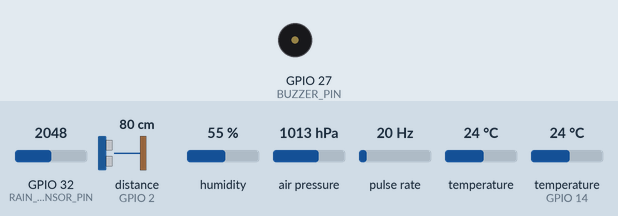
Simulated run of this sketch. Board: ESP32. On the bench: buzzer (waves = sounding, pin HIGH). Wiring (inferred from the names in the program): ultrasonic range finder: trigger GPIO 23; echo GPIO 2; pulse sensor: data GPIO 4. Inputs (shaded band) come from the test bench; at power-on: distance to the obstacle (sensor on GPIO 2) 80 cm, GPIO 32 (RAIN_SENSOR_PIN) = 2048, humidity 55 %, air pressure 1013 hPa, pulse rate 20 Hz, temperature 24 °C, temperature (sensor on GPIO 14) 24 °C. The echo pulse lasts 58.3 µs per cm; storage starts empty; pins used as bus, display or sensor lines are not drawn; what the sketch prints to the serial monitor is not drawn.

Above: at 3.7 s.
3.8 s: distance to the obstacle (sensor on GPIO 2) set to 33 cm
5.7 s: distance to the obstacle (sensor on GPIO 2) set to 28 cm
At 7.7 s:
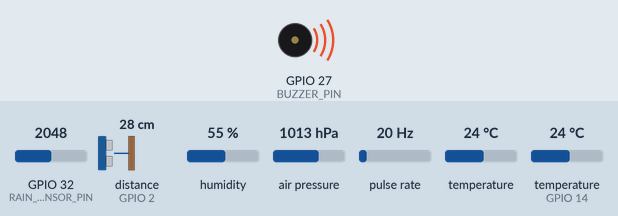
8.1 s: distance to the obstacle (sensor on GPIO 2) set to 35 cm
At 9.5 s:
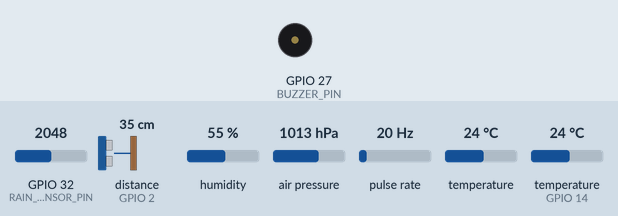
10.0 s: distance to the obstacle (sensor on GPIO 2) set to 2 cm
At 11.0 s:
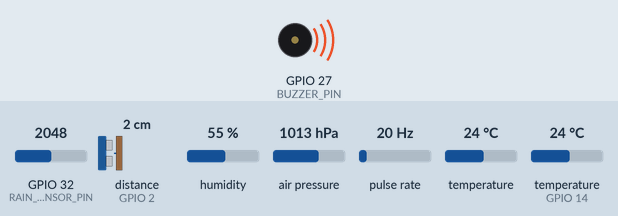
Timing chart, 0 to 13.0 s (numbered marks = the images above; inputs shaded):
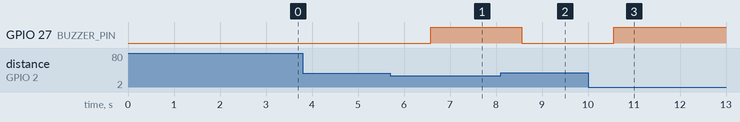

The sketch:

FloodGuardMonitor.ino
```cpp
#include "Config.h"
#include "FloodAlert.h"
#include "SDLogger.h"
#include "SensorData.h"
#include "Sensors.h"
#include <math.h>

SDLogger logger;
uint32_t previousMeasurementMs = 0;

void printReading(const SensorData &data, const FloodAlertResult &alert);
void printFloatOrNA(float value, uint8_t digits = 2);
void printAlertReasons(const FloodAlertResult &alert);

void setup() {
  Serial.begin(SERIAL_BAUD_RATE);
  delay(500);

  Serial.println();
  Serial.println("ESP32 Flood and Weather Monitoring System");
  Serial.println("Initializing sensors...");

  beginSensors();
  logger.begin();

  previousMeasurementMs = millis();
  Serial.println("System ready.");
}

void loop() {
  const uint32_t currentMs = millis();
  if (currentMs - previousMeasurementMs < MEASUREMENT_INTERVAL_MS) {
    return;
  }

  const uint32_t elapsedMs = currentMs - previousMeasurementMs;
  previousMeasurementMs = currentMs;

  SensorData data = readSensors(elapsedMs);
  const FloodAlertResult alert = evaluateFloodRisk(data);
  data.floodAlert = alert.active;

  setFloodAlertOutput(alert.active);
  printReading(data, alert);
  logger.log(data);
}

void printReading(const SensorData &data, const FloodAlertResult &alert) {
  Serial.print("Flow: ");
  printFloatOrNA(data.flowRateLpm);
  Serial.print(" L/min | Rain: ");
  Serial.print(data.rainRaw);
  Serial.print(" | Distance: ");
  printFloatOrNA(data.distanceCm);
  Serial.print(" cm | DHT Temp: ");
  printFloatOrNA(data.dhtTemperatureC);
  Serial.print(" deg C | Humidity: ");
  printFloatOrNA(data.humidityPercent);
  Serial.print(" % | BMP Temp: ");
  printFloatOrNA(data.bmpTemperatureC);
  Serial.print(" deg C | Pressure: ");
  printFloatOrNA(data.pressureHpa);
  Serial.print(" hPa | Alert: ");
  printAlertReasons(alert);
  Serial.println();
}

void printFloatOrNA(float value, uint8_t digits) {
  if (isnan(value)) {
    Serial.print("NA");
    return;
  }

  Serial.print(value, digits);
}

void printAlertReasons(const FloodAlertResult &alert) {
  if (!alert.active) {
    Serial.print("OK");
    return;
  }

  if (alert.reasons & ALERT_WATER_LEVEL) {
    Serial.print("WATER_LEVEL ");
  }

  if (alert.reasons & ALERT_FLOW_RATE) {
    Serial.print("FLOW_RATE ");
  }
}
```

FloodAlert.cpp
```cpp
#include "FloodAlert.h"

#include "Config.h"

FloodAlertResult evaluateFloodRisk(const SensorData &data) {
  FloodAlertResult result;

  if (data.distanceValid && data.distanceCm < DISTANCE_FLOOD_LEVEL_CM) {
    result.reasons |= ALERT_WATER_LEVEL;
  }

  if (data.flowRateLpm > FLOW_OVERFLOW_THRESHOLD_LPM) {
    result.reasons |= ALERT_FLOW_RATE;
  }

  result.active = result.reasons != ALERT_NONE;
  return result;
}

void setFloodAlertOutput(bool active) {
  digitalWrite(BUZZER_PIN, active ? HIGH : LOW);
}
```

FloodAlert.h
```cpp
#pragma once

#include <Arduino.h>
#include "SensorData.h"

enum FloodAlertReason : uint8_t {
  ALERT_NONE = 0,
  ALERT_WATER_LEVEL = 1 << 0,
  ALERT_FLOW_RATE = 1 << 1
};

struct FloodAlertResult {
  bool active = false;
  uint8_t reasons = ALERT_NONE;
};

FloodAlertResult evaluateFloodRisk(const SensorData &data);
void setFloodAlertOutput(bool active);
```

SDLogger.cpp
```cpp
#include "SDLogger.h"

#include <SD.h>
#include <SPI.h>
#include <math.h>

#include "Config.h"

namespace {
SPIClass sdSpi(VSPI);

void printCsvFloat(File &file, float value, uint8_t digits = 2) {
  if (isnan(value)) {
    file.print("NA");
    return;
  }

  file.print(value, digits);
}
}  // namespace

bool SDLogger::begin() {
  sdSpi.begin(SD_SCK_PIN, SD_MISO_PIN, SD_MOSI_PIN, SD_CS_PIN);

  ready_ = SD.begin(SD_CS_PIN, sdSpi);
  if (!ready_) {
    Serial.println("Warning: SD card initialization failed. Logging disabled.");
    return false;
  }

  if (!writeHeaderIfNeeded()) {
    ready_ = false;
    return false;
  }

  Serial.println("SD card initialized.");
  return true;
}

bool SDLogger::isReady() const {
  return ready_;
}

bool SDLogger::writeHeaderIfNeeded() {
  File dataFile = SD.open(LOG_FILE_PATH, FILE_APPEND);
  if (!dataFile) {
    Serial.println("Warning: Could not open CSV log file.");
    return false;
  }

  if (dataFile.size() == 0) {
    dataFile.println("TimestampMs,FlowRateLpm,RainRaw,DistanceCm,DhtTemperatureC,HumidityPercent,BmpTemperatureC,PressureHpa,FloodAlert");
  }

  dataFile.close();
  return true;
}

bool SDLogger::log(const SensorData &data) {
  if (!ready_) {
    return false;
  }

  File dataFile = SD.open(LOG_FILE_PATH, FILE_APPEND);
  if (!dataFile) {
    Serial.println("Warning: Failed to open CSV log file.");
    return false;
  }

  dataFile.print(data.timestampMs);
  dataFile.print(',');
  printCsvFloat(dataFile, data.flowRateLpm);
  dataFile.print(',');
  dataFile.print(data.rainRaw);
  dataFile.print(',');
  printCsvFloat(dataFile, data.distanceCm);
  dataFile.print(',');
  printCsvFloat(dataFile, data.dhtTemperatureC);
  dataFile.print(',');
  printCsvFloat(dataFile, data.humidityPercent);
  dataFile.print(',');
  printCsvFloat(dataFile, data.bmpTemperatureC);
  dataFile.print(',');
  printCsvFloat(dataFile, data.pressureHpa);
  dataFile.print(',');
  dataFile.println(data.floodAlert ? 1 : 0);

  dataFile.close();
  return true;
}
```

SDLogger.h
```cpp
#pragma once

#include <Arduino.h>
#include "SensorData.h"

class SDLogger {
 public:
  bool begin();
  bool log(const SensorData &data);
  bool isReady() const;

 private:
  bool ready_ = false;
  bool writeHeaderIfNeeded();
};
```

SensorData.h
```cpp
#pragma once

#include <Arduino.h>
#include <math.h>

struct SensorData {
  uint32_t timestampMs = 0;

  float flowRateLpm = 0.0f;
  int rainRaw = 0;

  float distanceCm = NAN;
  bool distanceValid = false;

  float dhtTemperatureC = NAN;
  float humidityPercent = NAN;
  bool dhtValid = false;

  float bmpTemperatureC = NAN;
  float pressureHpa = NAN;
  bool bmpValid = false;

  bool floodAlert = false;
};
```

Sensors.cpp
```cpp
#include "Sensors.h"

#include <Adafruit_BMP085_U.h>
#include <Adafruit_Sensor.h>
#include <DHT.h>
#include <Wire.h>
#include <math.h>

#include "Config.h"

namespace {
DHT dht(DHT_PIN, DHT11);
Adafruit_BMP085_Unified bmp(10085);

volatile uint32_t flowPulseCount = 0;
bool bmpAvailable = false;

void IRAM_ATTR onFlowPulse() {
  flowPulseCount++;
}

uint32_t takeFlowPulseCount() {
  noInterrupts();
  const uint32_t pulses = flowPulseCount;
  flowPulseCount = 0;
  interrupts();
  return pulses;
}

float readFlowRateLpm(uint32_t elapsedMs) {
  if (elapsedMs == 0) {
    return 0.0f;
  }

  const uint32_t pulses = takeFlowPulseCount();
  const float elapsedSeconds = static_cast<float>(elapsedMs) / 1000.0f;
  const float pulseFrequencyHz = static_cast<float>(pulses) / elapsedSeconds;
  return pulseFrequencyHz / FLOW_SENSOR_HZ_PER_LPM;
}

float readDistanceCm() {
  digitalWrite(ULTRASONIC_TRIG_PIN, LOW);
  delayMicroseconds(2);
  digitalWrite(ULTRASONIC_TRIG_PIN, HIGH);
  delayMicroseconds(10);
  digitalWrite(ULTRASONIC_TRIG_PIN, LOW);

  const uint32_t durationUs = pulseIn(ULTRASONIC_ECHO_PIN, HIGH, ULTRASONIC_TIMEOUT_US);
  if (durationUs == 0) {
    return NAN;
  }

  return (static_cast<float>(durationUs) * SOUND_SPEED_CM_PER_US) / 2.0f;
}

void readDht(SensorData &data) {
  data.dhtTemperatureC = dht.readTemperature();
  data.humidityPercent = dht.readHumidity();
  data.dhtValid = !isnan(data.dhtTemperatureC) && !isnan(data.humidityPercent);

  if (!data.dhtValid) {
    Serial.println("Warning: DHT11 read failed.");
  }
}

void readBmp180(SensorData &data) {
  if (!bmpAvailable) {
    return;
  }

  sensors_event_t event;
  bmp.getEvent(&event);
  data.pressureHpa = event.pressure;
  data.bmpValid = data.pressureHpa > 0.0f;

  if (!data.bmpValid) {
    data.pressureHpa = NAN;
    Serial.println("Warning: BMP180 pressure read failed.");
  }

  bmp.getTemperature(&data.bmpTemperatureC);
  if (isnan(data.bmpTemperatureC)) {
    data.bmpTemperatureC = NAN;
    data.bmpValid = false;
    Serial.println("Warning: BMP180 temperature read failed.");
  }
}
}  // namespace

void beginSensors() {
  pinMode(FLOW_SENSOR_PIN, INPUT_PULLUP);
  attachInterrupt(digitalPinToInterrupt(FLOW_SENSOR_PIN), onFlowPulse, FALLING);

  pinMode(RAIN_SENSOR_PIN, INPUT);
  pinMode(ULTRASONIC_TRIG_PIN, OUTPUT);
  pinMode(ULTRASONIC_ECHO_PIN, INPUT);
  pinMode(BUZZER_PIN, OUTPUT);
  digitalWrite(ULTRASONIC_TRIG_PIN, LOW);
  digitalWrite(BUZZER_PIN, LOW);

  dht.begin();
  delay(SENSOR_STARTUP_DELAY_MS);

  bmpAvailable = bmp.begin();
  if (!bmpAvailable) {
    Serial.println("Warning: BMP180 not found. Pressure readings disabled.");
  }
}

SensorData readSensors(uint32_t elapsedMs) {
  SensorData data;
  data.timestampMs = millis();
  data.flowRateLpm = readFlowRateLpm(elapsedMs);
  data.rainRaw = analogRead(RAIN_SENSOR_PIN);

  data.distanceCm = readDistanceCm();
  data.distanceValid = !isnan(data.distanceCm);
  if (!data.distanceValid) {
    Serial.println("Warning: Ultrasonic distance read timed out.");
  }

  readDht(data);
  readBmp180(data);

  return data;
}
```

Sensors.h
```cpp
#pragma once

#include <Arduino.h>
#include "SensorData.h"

void beginSensors();
SensorData readSensors(uint32_t elapsedMs);
```

Config.h
```cpp
#pragma once

#include <Arduino.h>

static constexpr uint32_t SERIAL_BAUD_RATE = 115200;
static constexpr uint16_t SENSOR_STARTUP_DELAY_MS = 2000;
static constexpr uint32_t MEASUREMENT_INTERVAL_MS = 1000;

// Sensor pins
static constexpr uint8_t FLOW_SENSOR_PIN = 4;
static constexpr uint8_t RAIN_SENSOR_PIN = 32;
static constexpr uint8_t ULTRASONIC_TRIG_PIN = 23;
static constexpr uint8_t ULTRASONIC_ECHO_PIN = 2;
static constexpr uint8_t DHT_PIN = 14;
static constexpr uint8_t BUZZER_PIN = 27;

// SD card SPI pins
static constexpr uint8_t SD_CS_PIN = 5;
static constexpr uint8_t SD_MOSI_PIN = 13;
static constexpr uint8_t SD_MISO_PIN = 19;
static constexpr uint8_t SD_SCK_PIN = 18;

// Calibration and thresholds
static constexpr float FLOW_SENSOR_HZ_PER_LPM = 7.5f;
static constexpr float SOUND_SPEED_CM_PER_US = 0.0343f;
static constexpr uint32_t ULTRASONIC_TIMEOUT_US = 50000;
static constexpr float DISTANCE_FLOOD_LEVEL_CM = 30.0f;
static constexpr float FLOW_OVERFLOW_THRESHOLD_LPM = 50.0f;

static constexpr char LOG_FILE_PATH[] = "/data.csv";
```

Measured:
- the behaviour switches between 31 and 30 cm on distance to the obstacle (sensor on GPIO 2) (found by bisection; images 0 and 1)
- after the input at 3.8 s, every drawn part: stays the same
- after the input at 5.7 s, GPIO 27 (BUZZER_PIN): LOW → HIGH after 0.88 s
- after the input at 8.1 s, GPIO 27 (BUZZER_PIN): HIGH → LOW after 0.46 s
- after the input at 10.0 s, GPIO 27 (BUZZER_PIN): LOW → HIGH after 0.56 s
